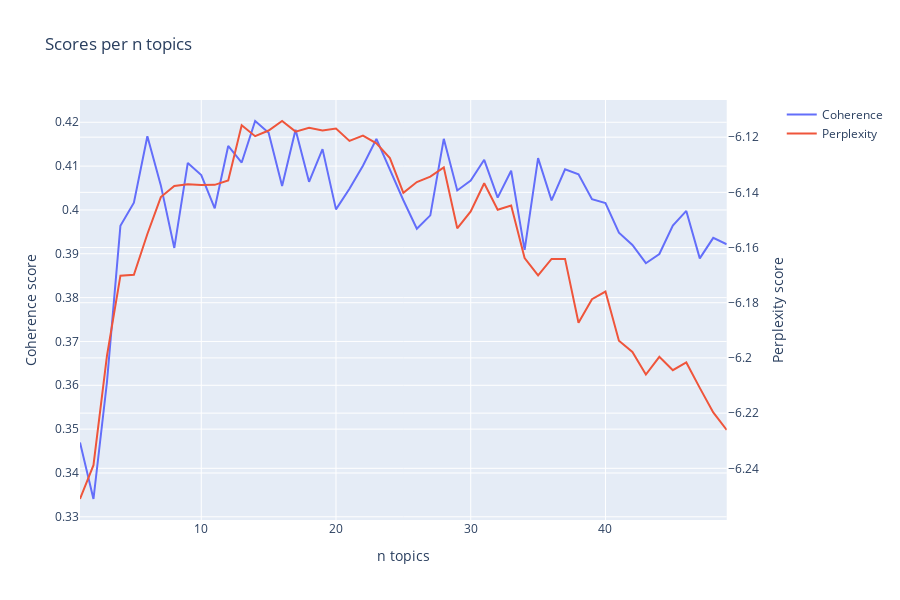

Notebook source saved alongside this figure:
### Markdown cell above
We test various N topics in order to calculate the coherence and perplexity scores:

### Code cell
TOPICS_RANGE = list(range(1, 50, 1))
coherence_scores = list()
perplexity_scores = list()
models = list()

for n_topics in TOPICS_RANGE:

    # Fit a LDA model for each n_topics
    lda_model = LdaMulticore(
        corpus=corpus_train,
        id2word=dictionary,
        num_topics=n_topics,
        random_state=42,
        passes=10,
        workers=24)
    models.append(lda_model)

    perplexity_scores.append(lda_model.log_perplexity(corpus_train))

    # Fit a coherence model for each n_topics to calculate the score
    coherence_model = CoherenceModel(
        model=lda_model, 
        texts=texts_train,
        dictionary=dictionary,
        coherence='c_v')
    coherence_scores.append(coherence_model.get_coherence())

# Plot the results
fig = make_subplots(specs=[[{"secondary_y": True}]])
fig.add_trace(
    go.Scatter(x=TOPICS_RANGE, y=coherence_scores, name='Coherence'),
    secondary_y=False)
fig.add_trace(
    go.Scatter(x=TOPICS_RANGE, y=perplexity_scores, name='Perplexity'),
    secondary_y=True)
fig.update_layout(title_text=f"Scores per n topics")
fig.update_xaxes(title_text='n topics')
fig.update_yaxes(title_text="Coherence score", secondary_y=False)
fig.update_yaxes(title_text="Perplexity score", secondary_y=True)
fig.update_layout(height=600)
fig.show()

### Figure 1 — Plotly figure (JSON) as saved in the notebook; plotly's stock layout.template omitted (floating-point values rounded to 4 significant figures)
{"data": [{"name": "Coherence", "type": "scatter", "x": [1, 2, 3, 4, 5, 6, 7, 8, 9, 10, 11, 12, 13, 14, 15, 16, 17, 18, 19, 20, 21, 22, 23, 24, 25, 26, 27, 28, 29, 30, 31, 32, 33, 34, 35, 36, 37, 38, 39, 40, 41, 42, 43, 44, 45, 46, 47, 48, 49], "xaxis": "x", "y": [0.347, 0.3341, 0.3607, 0.3964, 0.4017, 0.4168, 0.4056, 0.3913, 0.4107, 0.408, 0.4004, 0.4146, 0.4108, 0.4203, 0.4176, 0.4055, 0.4183, 0.4064, 0.4139, 0.4001, 0.4048, 0.4101, 0.4162, 0.409, 0.4022, 0.3957, 0.3988, 0.4162, 0.4045, 0.4067, 0.4114, 0.4028, 0.4089, 0.3909, 0.4118, 0.4022, 0.4093, 0.4081, 0.4024, 0.4016, 0.3948, 0.392, 0.3878, 0.3899, 0.3965, 0.3998, 0.3889, 0.3936, 0.3922], "yaxis": "y"}, {"name": "Perplexity", "type": "scatter", "x": [1, 2, 3, 4, 5, 6, 7, 8, 9, 10, 11, 12, 13, 14, 15, 16, 17, 18, 19, 20, 21, 22, 23, 24, 25, 26, 27, 28, 29, 30, 31, 32, 33, 34, 35, 36, 37, 38, 39, 40, 41, 42, 43, 44, 45, 46, 47, 48, 49], "xaxis": "x", "y": [-6.251, -6.239, -6.199, -6.17, -6.17, -6.155, -6.142, -6.138, -6.137, -6.137, -6.137, -6.136, -6.116, -6.12, -6.118, -6.114, -6.118, -6.117, -6.118, -6.117, -6.121, -6.119, -6.122, -6.128, -6.14, -6.136, -6.134, -6.131, -6.153, -6.147, -6.137, -6.146, -6.145, -6.164, -6.17, -6.164, -6.164, -6.187, -6.179, -6.176, -6.194, -6.198, -6.206, -6.2, -6.204, -6.202, -6.211, -6.22, -6.226], "yaxis": "y2"}], "layout": {"height": 600, "title": {"text": "Scores per n topics"}, "xaxis": {"anchor": "y", "domain": [0, 0.94], "title": {"text": "n topics"}}, "yaxis": {"anchor": "x", "domain": [0, 1], "title": {"text": "Coherence score"}}, "yaxis2": {"anchor": "x", "overlaying": "y", "side": "right", "title": {"text": "Perplexity score"}}}}
